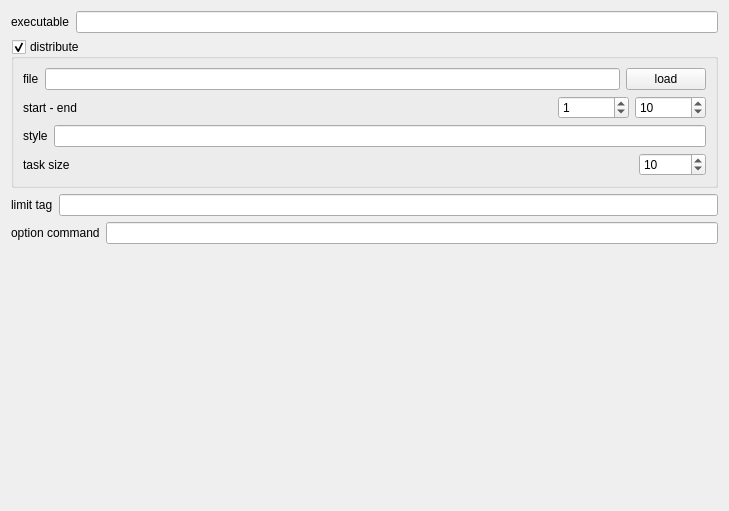
<?xml version="1.0" encoding="UTF-8"?>
<ui version="4.0">
 <class>TaskCustomWidget</class>
 <widget class="QWidget" name="TaskCustomWidget">
  <property name="geometry">
   <rect>
    <x>0</x>
    <y>0</y>
    <width>729</width>
    <height>511</height>
   </rect>
  </property>
  <property name="acceptDrops">
   <bool>true</bool>
  </property>
  <property name="windowTitle">
   <string>spool custom</string>
  </property>
  <layout class="QVBoxLayout" name="verticalLayout">
   <item>
    <layout class="QHBoxLayout" name="horizontalLayout_2">
     <item>
      <layout class="QHBoxLayout" name="horizontalLayout_8">
       <item>
        <widget class="QLabel" name="label_5">
         <property name="text">
          <string>executable</string>
         </property>
        </widget>
       </item>
       <item>
        <widget class="QLineEdit" name="lineEditExecutable"/>
       </item>
      </layout>
     </item>
    </layout>
   </item>
   <item>
    <widget class="QGroupBox" name="groupBoxDistribute">
     <property name="title">
      <string>distribute</string>
     </property>
     <property name="checkable">
      <bool>true</bool>
     </property>
     <layout class="QVBoxLayout" name="verticalLayout_2">
      <item>
       <layout class="QHBoxLayout" name="horizontalLayout_5">
        <item>
         <widget class="QLabel" name="label_3">
          <property name="text">
           <string>file</string>
          </property>
         </widget>
        </item>
        <item>
         <widget class="QLineEdit" name="lineEditFileName"/>
        </item>
        <item>
         <widget class="QPushButton" name="pushButtonFileNameRef">
          <property name="text">
           <string>load</string>
          </property>
         </widget>
        </item>
       </layout>
      </item>
      <item>
       <layout class="QHBoxLayout" name="horizontalLayout">
        <item>
         <widget class="QLabel" name="label">
          <property name="text">
           <string>start - end</string>
          </property>
         </widget>
        </item>
        <item>
         <spacer name="horizontalSpacer">
          <property name="orientation">
           <enum>Qt::Horizontal</enum>
          </property>
          <property name="sizeHint" stdset="0">
           <size>
            <width>40</width>
            <height>20</height>
           </size>
          </property>
         </spacer>
        </item>
        <item>
         <widget class="QSpinBox" name="spinBoxStart">
          <property name="minimum">
           <number>-100000</number>
          </property>
          <property name="maximum">
           <number>100000</number>
          </property>
          <property name="value">
           <number>1</number>
          </property>
         </widget>
        </item>
        <item>
         <widget class="QSpinBox" name="spinBoxEnd">
          <property name="minimum">
           <number>-100000</number>
          </property>
          <property name="maximum">
           <number>100000</number>
          </property>
          <property name="value">
           <number>10</number>
          </property>
         </widget>
        </item>
       </layout>
      </item>
      <item>
       <layout class="QHBoxLayout" name="horizontalLayout_6">
        <item>
         <widget class="QLabel" name="label_7">
          <property name="text">
           <string>style</string>
          </property>
         </widget>
        </item>
        <item>
         <widget class="QLineEdit" name="lineEditStyle"/>
        </item>
       </layout>
      </item>
      <item>
       <layout class="QHBoxLayout" name="horizontalLayout_7">
        <item>
         <widget class="QLabel" name="label_6">
          <property name="text">
           <string>task size</string>
          </property>
         </widget>
        </item>
        <item>
         <spacer name="horizontalSpacer_4">
          <property name="orientation">
           <enum>Qt::Horizontal</enum>
          </property>
          <property name="sizeHint" stdset="0">
           <size>
            <width>40</width>
            <height>20</height>
           </size>
          </property>
         </spacer>
        </item>
        <item>
         <widget class="QSpinBox" name="spinBoxTaskSize">
          <property name="minimum">
           <number>1</number>
          </property>
          <property name="maximum">
           <number>1000000</number>
          </property>
          <property name="value">
           <number>10</number>
          </property>
         </widget>
        </item>
       </layout>
      </item>
     </layout>
    </widget>
   </item>
   <item>
    <layout class="QHBoxLayout" name="horizontalLayout_9">
     <item>
      <widget class="QLabel" name="label_8">
       <property name="text">
        <string>limit tag</string>
       </property>
      </widget>
     </item>
     <item>
      <widget class="QLineEdit" name="lineEditLimitTag"/>
     </item>
    </layout>
   </item>
   <item>
    <layout class="QHBoxLayout" name="horizontalLayout_3">
     <item>
      <widget class="QLabel" name="label_2">
       <property name="text">
        <string>option command</string>
       </property>
      </widget>
     </item>
     <item>
      <widget class="QLineEdit" name="lineEditOptionCommand">
       <property name="frame">
        <bool>true</bool>
       </property>
      </widget>
     </item>
    </layout>
   </item>
   <item>
    <spacer name="verticalSpacer">
     <property name="orientation">
      <enum>Qt::Vertical</enum>
     </property>
     <property name="sizeHint" stdset="0">
      <size>
       <width>20</width>
       <height>40</height>
      </size>
     </property>
    </spacer>
   </item>
  </layout>
 </widget>
 <resources/>
 <connections/>
</ui>
